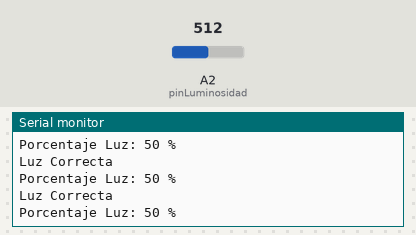
This sketch was run on a simulated Arduino Uno, built with avr-gcc and run on an emulated ATmega328P. Parts: the last lines printed to the serial monitor. The test bench sets the inputs (shaded band); at power-on: A2 (pinLuminosidad) = 512.

Above: at 1.2 s.
1.3 s: A2 (pinLuminosidad) set to 891
At 2.0 s:
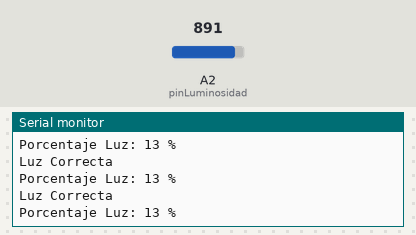
4.3 s: A2 (pinLuminosidad) set to 908
At 5.3 s:
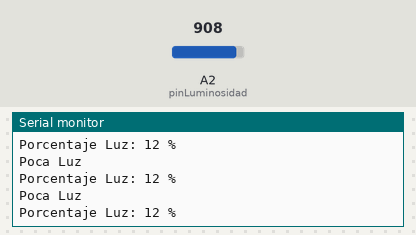
8.9 s: A2 (pinLuminosidad) set to 9
At 9.5 s:
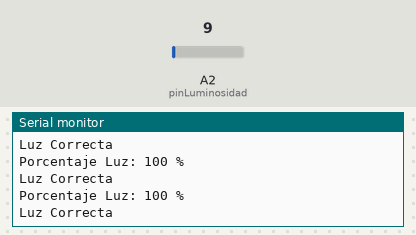
11.9 s: A2 (pinLuminosidad) set to 13
At 12.5 s:
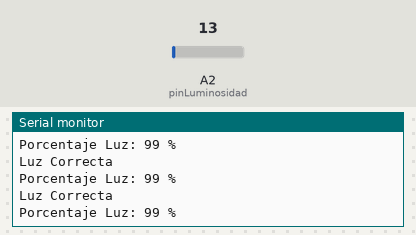
Timing chart, 0 to 14.9 s (numbered marks = the images above; inputs shaded):
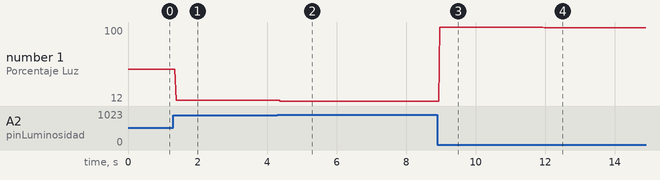

The sketch:

variable_de_luz.ino
```cpp
//4 variables Luminosidad
int pinLuminosidad = A2;
void setup()
{
Serial.begin(9600);
}
void loop()
{
int calcular4 = map(analogRead(pinLuminosidad), 0, 1023, 100, 0);
//Serial.println (analogRead(pinLuminosidad));
Serial.print("Porcentaje Luz: ");
Serial.print(calcular4);
Serial.println(" %");
  if (analogRead(pinLuminosidad)>900)
    {
  Serial.println ("Poca Luz");
  }
  else
    {
    Serial.println("Luz Correcta");
  }
}
```

Measured:
- the behaviour switches between 10 and 11 on A2 (pinLuminosidad) (found by bisection; images 3 and 4)
- after the input at 1.3 s, the serial monitor: prints a new line after 0.09 s (image 1)
- after the input at 4.3 s, the serial monitor: prints a new line after 0.08 s (image 2)
- after the input at 8.9 s, the serial monitor: prints a new line after 0.07 s (image 3)
- after the input at 11.9 s, the serial monitor: prints a new line after 0.08 s (image 4)
- plotted number 1: 50 → 13 after the input at 1.3 s, 13 → 12 after the input at 4.3 s, 12 → 100 after the input at 8.9 s, 100 → 99 after the input at 11.9 s
